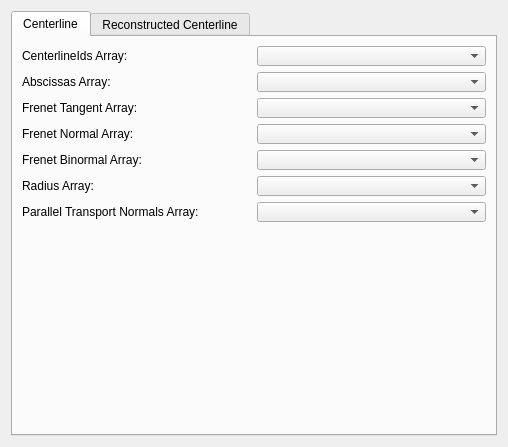
<?xml version="1.0" encoding="UTF-8"?>
<ui version="4.0">
 <class>Preferences</class>
 <widget class="QWidget" name="Preferences">
  <property name="geometry">
   <rect>
    <x>0</x>
    <y>0</y>
    <width>508</width>
    <height>447</height>
   </rect>
  </property>
  <property name="windowTitle">
   <string>Preferences</string>
  </property>
  <layout class="QVBoxLayout" name="verticalLayout">
   <item>
    <widget class="QTabWidget" name="tabWidget">
     <property name="currentIndex">
      <number>0</number>
     </property>
     <widget class="QWidget" name="tabCenterline">
      <attribute name="title">
       <string>Centerline</string>
      </attribute>
      <layout class="QVBoxLayout" name="verticalLayout_2">
       <item>
        <layout class="QHBoxLayout" name="horizontalLayout_4">
         <item>
          <widget class="QLabel" name="label_3">
           <property name="sizePolicy">
            <sizepolicy hsizetype="Preferred" vsizetype="Maximum">
             <horstretch>0</horstretch>
             <verstretch>0</verstretch>
            </sizepolicy>
           </property>
           <property name="maximumSize">
            <size>
             <width>16777215</width>
             <height>16</height>
            </size>
           </property>
           <property name="text">
            <string>CenterlineIds Array:</string>
           </property>
          </widget>
         </item>
         <item>
          <widget class="QComboBox" name="comboBoxCenterlineIdsArray">
           <property name="sizePolicy">
            <sizepolicy hsizetype="Preferred" vsizetype="Maximum">
             <horstretch>0</horstretch>
             <verstretch>0</verstretch>
            </sizepolicy>
           </property>
           <property name="maximumSize">
            <size>
             <width>16777215</width>
             <height>20</height>
            </size>
           </property>
          </widget>
         </item>
        </layout>
       </item>
       <item>
        <layout class="QHBoxLayout" name="horizontalLayout_5">
         <item>
          <widget class="QLabel" name="label_4">
           <property name="sizePolicy">
            <sizepolicy hsizetype="Preferred" vsizetype="Maximum">
             <horstretch>0</horstretch>
             <verstretch>0</verstretch>
            </sizepolicy>
           </property>
           <property name="maximumSize">
            <size>
             <width>16777215</width>
             <height>16</height>
            </size>
           </property>
           <property name="text">
            <string>Abscissas Array:</string>
           </property>
          </widget>
         </item>
         <item>
          <widget class="QComboBox" name="comboBoxAbscissasArray">
           <property name="sizePolicy">
            <sizepolicy hsizetype="Preferred" vsizetype="Maximum">
             <horstretch>0</horstretch>
             <verstretch>0</verstretch>
            </sizepolicy>
           </property>
           <property name="maximumSize">
            <size>
             <width>16777215</width>
             <height>20</height>
            </size>
           </property>
          </widget>
         </item>
        </layout>
       </item>
       <item>
        <layout class="QHBoxLayout" name="horizontalLayout_6">
         <item>
          <widget class="QLabel" name="label_5">
           <property name="sizePolicy">
            <sizepolicy hsizetype="Preferred" vsizetype="Maximum">
             <horstretch>0</horstretch>
             <verstretch>0</verstretch>
            </sizepolicy>
           </property>
           <property name="maximumSize">
            <size>
             <width>16777215</width>
             <height>16</height>
            </size>
           </property>
           <property name="text">
            <string>Frenet Tangent Array:</string>
           </property>
          </widget>
         </item>
         <item>
          <widget class="QComboBox" name="comboBoxFrenetTangentArray">
           <property name="sizePolicy">
            <sizepolicy hsizetype="Preferred" vsizetype="Maximum">
             <horstretch>0</horstretch>
             <verstretch>0</verstretch>
            </sizepolicy>
           </property>
           <property name="maximumSize">
            <size>
             <width>16777215</width>
             <height>20</height>
            </size>
           </property>
          </widget>
         </item>
        </layout>
       </item>
       <item>
        <layout class="QHBoxLayout" name="horizontalLayout_7">
         <item>
          <widget class="QLabel" name="label_6">
           <property name="sizePolicy">
            <sizepolicy hsizetype="Preferred" vsizetype="Maximum">
             <horstretch>0</horstretch>
             <verstretch>0</verstretch>
            </sizepolicy>
           </property>
           <property name="maximumSize">
            <size>
             <width>16777215</width>
             <height>16</height>
            </size>
           </property>
           <property name="text">
            <string>Frenet Normal Array:</string>
           </property>
          </widget>
         </item>
         <item>
          <widget class="QComboBox" name="comboBoxFrenetNormalArray">
           <property name="sizePolicy">
            <sizepolicy hsizetype="Preferred" vsizetype="Maximum">
             <horstretch>0</horstretch>
             <verstretch>0</verstretch>
            </sizepolicy>
           </property>
           <property name="maximumSize">
            <size>
             <width>16777215</width>
             <height>20</height>
            </size>
           </property>
          </widget>
         </item>
        </layout>
       </item>
       <item>
        <layout class="QHBoxLayout" name="horizontalLayout_8">
         <item>
          <widget class="QLabel" name="label_7">
           <property name="sizePolicy">
            <sizepolicy hsizetype="Preferred" vsizetype="Maximum">
             <horstretch>0</horstretch>
             <verstretch>0</verstretch>
            </sizepolicy>
           </property>
           <property name="maximumSize">
            <size>
             <width>16777215</width>
             <height>16</height>
            </size>
           </property>
           <property name="text">
            <string>Frenet Binormal Array:</string>
           </property>
          </widget>
         </item>
         <item>
          <widget class="QComboBox" name="comboBoxFrenetBinormalArray">
           <property name="sizePolicy">
            <sizepolicy hsizetype="Preferred" vsizetype="Maximum">
             <horstretch>0</horstretch>
             <verstretch>0</verstretch>
            </sizepolicy>
           </property>
           <property name="maximumSize">
            <size>
             <width>16777215</width>
             <height>20</height>
            </size>
           </property>
          </widget>
         </item>
        </layout>
       </item>
       <item>
        <layout class="QHBoxLayout" name="horizontalLayout_9">
         <item>
          <widget class="QLabel" name="label_8">
           <property name="sizePolicy">
            <sizepolicy hsizetype="Preferred" vsizetype="Maximum">
             <horstretch>0</horstretch>
             <verstretch>0</verstretch>
            </sizepolicy>
           </property>
           <property name="maximumSize">
            <size>
             <width>16777215</width>
             <height>16</height>
            </size>
           </property>
           <property name="text">
            <string>Radius Array:</string>
           </property>
          </widget>
         </item>
         <item>
          <widget class="QComboBox" name="comboBoxRadiusArray">
           <property name="sizePolicy">
            <sizepolicy hsizetype="Preferred" vsizetype="Maximum">
             <horstretch>0</horstretch>
             <verstretch>0</verstretch>
            </sizepolicy>
           </property>
           <property name="maximumSize">
            <size>
             <width>16777215</width>
             <height>20</height>
            </size>
           </property>
          </widget>
         </item>
        </layout>
       </item>
       <item>
        <layout class="QHBoxLayout" name="horizontalLayout_10">
         <item>
          <widget class="QLabel" name="label_9">
           <property name="sizePolicy">
            <sizepolicy hsizetype="Preferred" vsizetype="Maximum">
             <horstretch>0</horstretch>
             <verstretch>0</verstretch>
            </sizepolicy>
           </property>
           <property name="maximumSize">
            <size>
             <width>16777215</width>
             <height>16</height>
            </size>
           </property>
           <property name="text">
            <string>Parallel Transport Normals Array:</string>
           </property>
          </widget>
         </item>
         <item>
          <widget class="QComboBox" name="comboBoxParallelTransportNormalsArray">
           <property name="sizePolicy">
            <sizepolicy hsizetype="Preferred" vsizetype="Maximum">
             <horstretch>0</horstretch>
             <verstretch>0</verstretch>
            </sizepolicy>
           </property>
           <property name="maximumSize">
            <size>
             <width>16777215</width>
             <height>20</height>
            </size>
           </property>
          </widget>
         </item>
        </layout>
       </item>
       <item>
        <spacer name="verticalSpacer">
         <property name="orientation">
          <enum>Qt::Vertical</enum>
         </property>
         <property name="sizeHint" stdset="0">
          <size>
           <width>20</width>
           <height>214</height>
          </size>
         </property>
        </spacer>
       </item>
      </layout>
     </widget>
     <widget class="QWidget" name="tab">
      <attribute name="title">
       <string>Reconstructed Centerline</string>
      </attribute>
      <layout class="QVBoxLayout" name="verticalLayout_3">
       <item>
        <layout class="QHBoxLayout" name="horizontalLayout_31">
         <item>
          <widget class="QLabel" name="label_30">
           <property name="sizePolicy">
            <sizepolicy hsizetype="Preferred" vsizetype="Maximum">
             <horstretch>0</horstretch>
             <verstretch>0</verstretch>
            </sizepolicy>
           </property>
           <property name="maximumSize">
            <size>
             <width>16777215</width>
             <height>16</height>
            </size>
           </property>
           <property name="text">
            <string>CenterlineIds Array:</string>
           </property>
          </widget>
         </item>
         <item>
          <widget class="QComboBox" name="comboBoxReconCenterlineIdsArray">
           <property name="sizePolicy">
            <sizepolicy hsizetype="Preferred" vsizetype="Maximum">
             <horstretch>0</horstretch>
             <verstretch>0</verstretch>
            </sizepolicy>
           </property>
           <property name="maximumSize">
            <size>
             <width>16777215</width>
             <height>20</height>
            </size>
           </property>
          </widget>
         </item>
        </layout>
       </item>
       <item>
        <layout class="QHBoxLayout" name="horizontalLayout_25">
         <item>
          <widget class="QLabel" name="label_24">
           <property name="sizePolicy">
            <sizepolicy hsizetype="Preferred" vsizetype="Maximum">
             <horstretch>0</horstretch>
             <verstretch>0</verstretch>
            </sizepolicy>
           </property>
           <property name="maximumSize">
            <size>
             <width>16777215</width>
             <height>16</height>
            </size>
           </property>
           <property name="text">
            <string>Abscissas Array:</string>
           </property>
          </widget>
         </item>
         <item>
          <widget class="QComboBox" name="comboBoxReconAbscissasArray">
           <property name="sizePolicy">
            <sizepolicy hsizetype="Preferred" vsizetype="Maximum">
             <horstretch>0</horstretch>
             <verstretch>0</verstretch>
            </sizepolicy>
           </property>
           <property name="maximumSize">
            <size>
             <width>16777215</width>
             <height>20</height>
            </size>
           </property>
          </widget>
         </item>
        </layout>
       </item>
       <item>
        <layout class="QHBoxLayout" name="horizontalLayout_26">
         <item>
          <widget class="QLabel" name="label_25">
           <property name="sizePolicy">
            <sizepolicy hsizetype="Preferred" vsizetype="Maximum">
             <horstretch>0</horstretch>
             <verstretch>0</verstretch>
            </sizepolicy>
           </property>
           <property name="maximumSize">
            <size>
             <width>16777215</width>
             <height>16</height>
            </size>
           </property>
           <property name="text">
            <string>Frenet Tangent Array:</string>
           </property>
          </widget>
         </item>
         <item>
          <widget class="QComboBox" name="comboBoxReconFrenetTangentArray">
           <property name="sizePolicy">
            <sizepolicy hsizetype="Preferred" vsizetype="Maximum">
             <horstretch>0</horstretch>
             <verstretch>0</verstretch>
            </sizepolicy>
           </property>
           <property name="maximumSize">
            <size>
             <width>16777215</width>
             <height>20</height>
            </size>
           </property>
          </widget>
         </item>
        </layout>
       </item>
       <item>
        <layout class="QHBoxLayout" name="horizontalLayout_30">
         <item>
          <widget class="QLabel" name="label_29">
           <property name="sizePolicy">
            <sizepolicy hsizetype="Preferred" vsizetype="Maximum">
             <horstretch>0</horstretch>
             <verstretch>0</verstretch>
            </sizepolicy>
           </property>
           <property name="maximumSize">
            <size>
             <width>16777215</width>
             <height>16</height>
            </size>
           </property>
           <property name="text">
            <string>Frenet Normal Array:</string>
           </property>
          </widget>
         </item>
         <item>
          <widget class="QComboBox" name="comboBoxReconFrenetNormalArray">
           <property name="sizePolicy">
            <sizepolicy hsizetype="Preferred" vsizetype="Maximum">
             <horstretch>0</horstretch>
             <verstretch>0</verstretch>
            </sizepolicy>
           </property>
           <property name="maximumSize">
            <size>
             <width>16777215</width>
             <height>20</height>
            </size>
           </property>
          </widget>
         </item>
        </layout>
       </item>
       <item>
        <layout class="QHBoxLayout" name="horizontalLayout_29">
         <item>
          <widget class="QLabel" name="label_28">
           <property name="sizePolicy">
            <sizepolicy hsizetype="Preferred" vsizetype="Maximum">
             <horstretch>0</horstretch>
             <verstretch>0</verstretch>
            </sizepolicy>
           </property>
           <property name="maximumSize">
            <size>
             <width>16777215</width>
             <height>16</height>
            </size>
           </property>
           <property name="text">
            <string>Frenet Binormal Array:</string>
           </property>
          </widget>
         </item>
         <item>
          <widget class="QComboBox" name="comboBoxReconFrenetBinormalArray">
           <property name="sizePolicy">
            <sizepolicy hsizetype="Preferred" vsizetype="Maximum">
             <horstretch>0</horstretch>
             <verstretch>0</verstretch>
            </sizepolicy>
           </property>
           <property name="maximumSize">
            <size>
             <width>16777215</width>
             <height>20</height>
            </size>
           </property>
          </widget>
         </item>
        </layout>
       </item>
       <item>
        <layout class="QHBoxLayout" name="horizontalLayout_27">
         <item>
          <widget class="QLabel" name="label_26">
           <property name="sizePolicy">
            <sizepolicy hsizetype="Preferred" vsizetype="Maximum">
             <horstretch>0</horstretch>
             <verstretch>0</verstretch>
            </sizepolicy>
           </property>
           <property name="maximumSize">
            <size>
             <width>16777215</width>
             <height>16</height>
            </size>
           </property>
           <property name="text">
            <string>Radius Array:</string>
           </property>
          </widget>
         </item>
         <item>
          <widget class="QComboBox" name="comboBoxReconRadiusArray">
           <property name="sizePolicy">
            <sizepolicy hsizetype="Preferred" vsizetype="Maximum">
             <horstretch>0</horstretch>
             <verstretch>0</verstretch>
            </sizepolicy>
           </property>
           <property name="maximumSize">
            <size>
             <width>16777215</width>
             <height>20</height>
            </size>
           </property>
          </widget>
         </item>
        </layout>
       </item>
       <item>
        <layout class="QHBoxLayout" name="horizontalLayout_28">
         <item>
          <widget class="QLabel" name="label_27">
           <property name="sizePolicy">
            <sizepolicy hsizetype="Preferred" vsizetype="Maximum">
             <horstretch>0</horstretch>
             <verstretch>0</verstretch>
            </sizepolicy>
           </property>
           <property name="maximumSize">
            <size>
             <width>16777215</width>
             <height>16</height>
            </size>
           </property>
           <property name="text">
            <string>Parallel Transport Normals Array:</string>
           </property>
          </widget>
         </item>
         <item>
          <widget class="QComboBox" name="comboBoxReconParallelTransportNormalsArray">
           <property name="sizePolicy">
            <sizepolicy hsizetype="Preferred" vsizetype="Maximum">
             <horstretch>0</horstretch>
             <verstretch>0</verstretch>
            </sizepolicy>
           </property>
           <property name="maximumSize">
            <size>
             <width>16777215</width>
             <height>20</height>
            </size>
           </property>
          </widget>
         </item>
        </layout>
       </item>
       <item>
        <spacer name="verticalSpacer_2">
         <property name="orientation">
          <enum>Qt::Vertical</enum>
         </property>
         <property name="sizeHint" stdset="0">
          <size>
           <width>20</width>
           <height>186</height>
          </size>
         </property>
        </spacer>
       </item>
      </layout>
     </widget>
    </widget>
   </item>
  </layout>
 </widget>
 <resources/>
 <connections/>
</ui>
